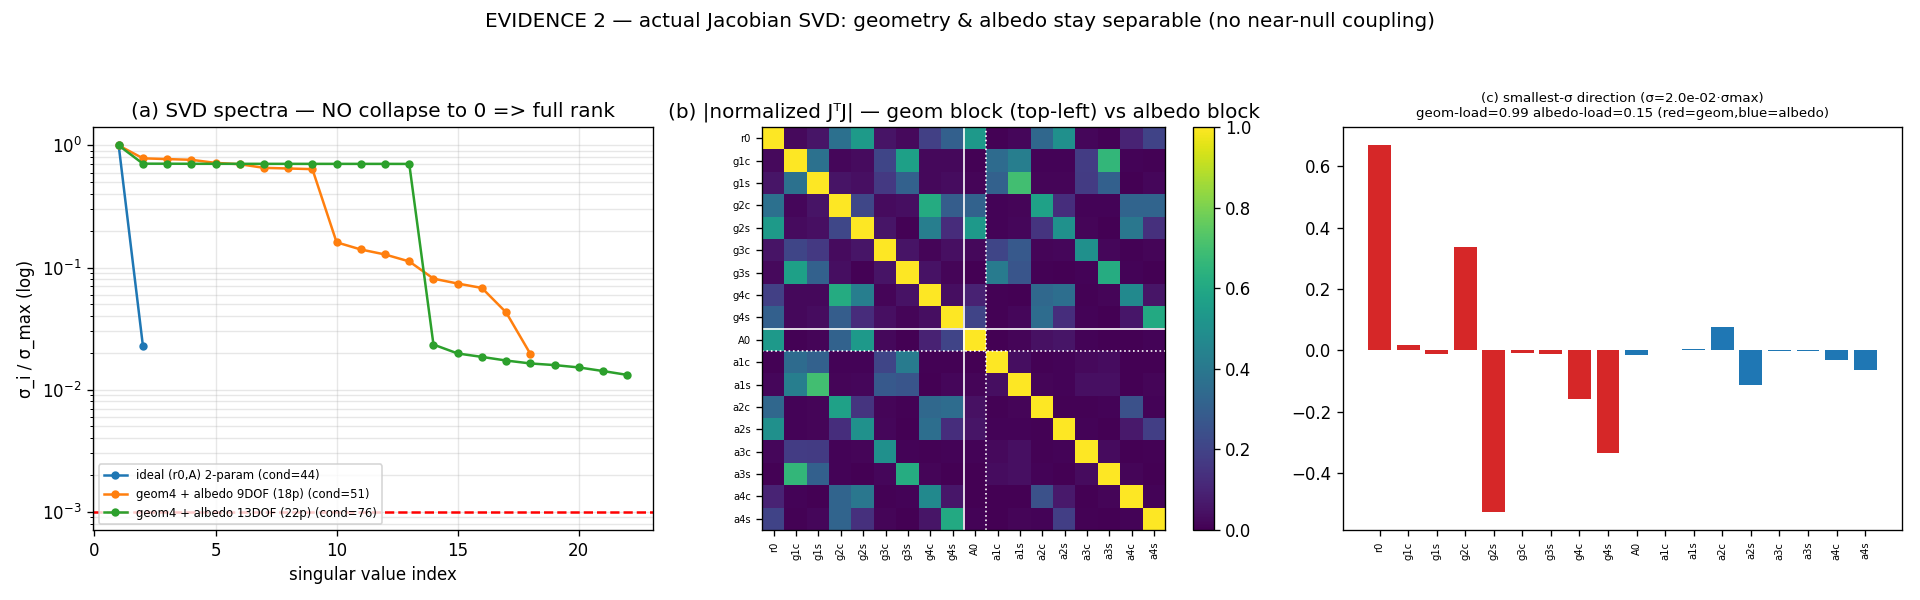

This figure's Python source:
"""EVIDENCE 2 -- the actual Jacobian and its SVD (not just 'rank full').
Shows: (a) singular-value spectra for the ideal 2-param fit and the albedo-free fits at 9 and 13
albedo DOF; (b) the normal matrix J^T J (parameter coupling) with geometry vs albedo blocks marked;
(c) the smallest singular vector (the closest-to-null direction) and how much it mixes geometry &
albedo. depth-eval env."""
from __future__ import annotations
import json
import numpy as np, sim
import matplotlib; matplotlib.use("Agg"); import matplotlib.pyplot as plt

THETA = np.linspace(0, 2 * np.pi, 120, endpoint=False)
C = sim.make_cameras(N=14, depth=8.0, cone_deg=2.5)


def build_J(nfr_geom, nfr_alb, albedo="stripes"):
    r_true = sim.boundary(THETA, "circle", r0=5.0); A_true = sim.albedo_field(THETA, albedo, A0=1.0)
    B, vis = sim.forward(C, r_true, A_true, THETA)
    B = B + np.random.default_rng(1).normal(0, 0.003 * B[vis].std(), B.shape)
    sol = sim.fit(B, vis, THETA, C, nfr_geom=nfr_geom, nfr_alb=nfr_alb)
    J = sim.jacobian(sol.x, THETA, C, nfr_geom, nfr_alb, False, vis)
    ngeom = 1 + 2 * nfr_geom
    labels = ["r0"] + [f"g{ (k//2)+1 }{'c' if k%2==0 else 's'}" for k in range(2 * nfr_geom)] + \
             ["A0"] + [f"a{ (k//2)+1 }{'c' if k%2==0 else 's'}" for k in range(2 * nfr_alb)]
    return J, ngeom, labels, sol


def main():
    cases = {"ideal (r0,A) 2-param": (0, 0), "geom4 + albedo 9DOF (18p)": (4, 4), "geom4 + albedo 13DOF (22p)": (4, 6)}
    data = {}
    for name, (ng, na) in cases.items():
        J, ngeom, labels, sol = build_J(ng, na, albedo="stripes" if ng > 0 else "const")
        s = np.linalg.svd(J, compute_uv=False)
        data[name] = dict(J=J, s=s, ngeom=ngeom, labels=labels)
    fig = plt.figure(figsize=(16, 5))
    # (a) singular value spectra
    ax = fig.add_subplot(1, 3, 1)
    for name, d in data.items():
        s = d["s"]; ax.semilogy(np.arange(1, len(s) + 1), s / s[0], "o-", ms=4, label=f"{name} (cond={s[0]/s[-1]:.0f})")
    ax.set_xlabel("singular value index"); ax.set_ylabel("σ_i / σ_max (log)")
    ax.set_title("(a) SVD spectra — NO collapse to 0 => full rank"); ax.legend(fontsize=7); ax.grid(alpha=.3, which="both")
    ax.axhline(1e-3, c="r", ls="--", label="rank tol 1e-3")
    # (b) normal matrix J^T J for the 9-DOF albedo case (parameter coupling)
    d = data["geom4 + albedo 9DOF (18p)"]; J = d["J"]; JT = J.T @ J
    Dn = np.diag(1 / np.sqrt(np.diag(JT) + 1e-12)); corr = Dn @ JT @ Dn      # normalized (correlation-like)
    ax = fig.add_subplot(1, 3, 2); im = ax.imshow(np.abs(corr), cmap="viridis", vmin=0, vmax=1)
    ng = d["ngeom"]; ax.axhline(ng - 0.5, c="w", lw=1); ax.axvline(ng - 0.5, c="w", lw=1)
    ax.axhline(ng + 0.5, c="w", lw=1, ls=":"); ax.axvline(ng + 0.5, c="w", lw=1, ls=":")
    ax.set_title("(b) |normalized JᵀJ| — geom block (top-left) vs albedo block")
    ax.set_xticks(range(len(d["labels"]))); ax.set_xticklabels(d["labels"], rotation=90, fontsize=6)
    ax.set_yticks(range(len(d["labels"]))); ax.set_yticklabels(d["labels"], fontsize=6); fig.colorbar(im, ax=ax)
    # (c) smallest singular vector: which params does the closest-to-null direction load on?
    U, s, Vt = np.linalg.svd(J, full_matrices=False); vmin = Vt[-1]
    ax = fig.add_subplot(1, 3, 3); cols = ["tab:red" if i < ng else "tab:blue" for i in range(len(vmin))]
    ax.bar(range(len(vmin)), vmin, color=cols)
    ax.set_xticks(range(len(d["labels"]))); ax.set_xticklabels(d["labels"], rotation=90, fontsize=6)
    ggl = np.linalg.norm(vmin[:ng]); aal = np.linalg.norm(vmin[ng + 1:])
    ax.set_title(f"(c) smallest-σ direction (σ={s[-1]/s[0]:.1e}·σmax)\ngeom-load={ggl:.2f} albedo-load={aal:.2f} (red=geom,blue=albedo)", fontsize=8)
    fig.suptitle("EVIDENCE 2 — actual Jacobian SVD: geometry & albedo stay separable (no near-null coupling)", fontsize=12)
    fig.tight_layout(rect=(0, 0, 1, 0.94)); fig.savefig("evidence2_jacobian_svd.png", dpi=120)
    rep = {name: dict(n_params=len(d["s"]), sigma_max=float(d["s"][0]), sigma_min=float(d["s"][-1]),
                      condition=float(d["s"][0] / d["s"][-1]), smallest_over_largest=float(d["s"][-1] / d["s"][0]))
           for name, d in data.items()}
    rep["smallest_sv_direction_9DOF"] = dict(geom_load=float(ggl), albedo_load=float(aal),
                                             interpretation="closest-to-null direction loads almost entirely on one block => geom/albedo NOT coupled")
    open("evidence2_jacobian_svd.json", "w").write(json.dumps(rep, indent=2))
    print(json.dumps(rep, indent=2))


if __name__ == "__main__":
    main()
